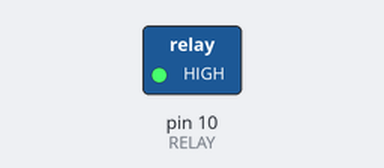
The sketch below on a simulated Arduino Uno, built with avr-gcc and run on an emulated ATmega328P. Parts: switched loads named in the sketch (green lamp = pin HIGH). Dashed ring = blinking.

Above: at 0.5 s.
Timing chart, 0 to 4.6 s (numbered marks = the images above):
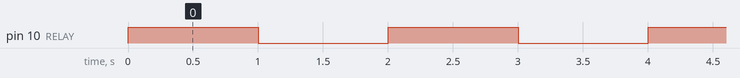

The sketch:

relay_02.ino
```cpp
const int RELAY = 10;

void setup() {
  // 릴레이 신호 10번핀 연결
  pinMode(RELAY,OUTPUT);
}

void loop() {
  // 릴레이 신호 깜빡임
  digitalWrite(RELAY, HIGH);
  delay(1000);

  digitalWrite(RELAY, LOW);
  delay(1000);
}
```

Measured:
- by itself, pin 10 (RELAY): alternates HIGH for 1.0 s and LOW for 1.0 s
